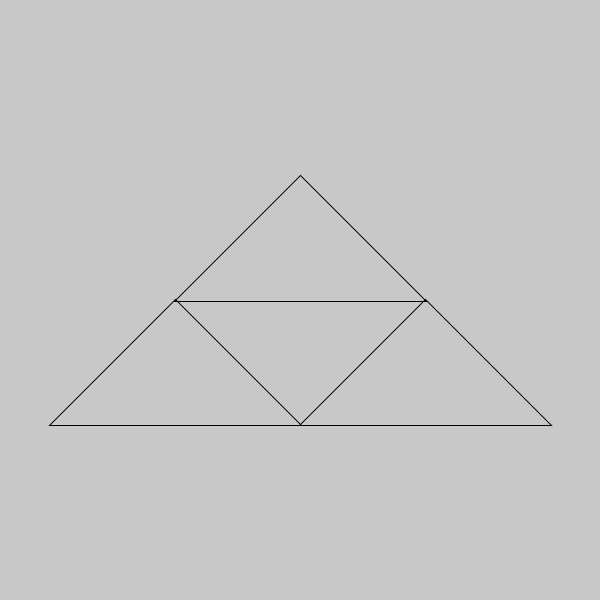
Frame 1 (no input)
Frame 60 (the mouse pressed at the canvas centre just before this capture): identical to frame 1, image omitted
Frame 120 (the mouse held since frame 60 and released just before this capture): identical to frame 1, image omitted

The Processing sketch that drew this single still picture (run headless with seeded random() and noise(); from frame 60 on, the mouse is pressed at the canvas centre):

// Processing sketch: SierpinskiTriangle
// ── SierpinskiTriangle.pde
Triangle main;

int w = 500;
int h = 250;

float zoom = 1;

void setup() {
  size(600, 600);
  //fullScreen();
  translate(width / 2, height / 2);

  main = new Triangle(0, 0, w, h, 1);
}

void draw() {
  translate(width / 2, height / 2);
  background(200);

  main.show(); 
  //triangle(-50-zoom, 0+zoom, 50+zoom, 0+zoom, 0, -50-zoom);
}

// ── Triangle.pde
class Triangle {

  int x;
  int y;
  int w;
  int h;

  boolean splitted;

  Triangle[] childs = new Triangle[3];

  Triangle(int x, int y, int w, int h, int splits) {
    this.x = x;
    this.y = y;
    this.w = w;
    this.h = h;
    
    if (splits > 0) {
      split(splits);
      
    }
  }

  void split(int splits) {
    childs[0] = new Triangle(x - w / 4, y + h / 4, w / 2, h / 2, splits - 1);
    childs[1] = new Triangle(x + w / 4, y + h / 4, w / 2, h / 2, splits - 1);
    childs[2] = new Triangle(x, y - h / 4, w / 2, h / 2, splits - 1);
    
    splitted = true;
  }

  void show() {
    if (!splitted) {
      noFill();
      stroke(0);
      strokeWeight(1);
      triangle((x - w / 2) - zoom, (y + h / 2) + zoom, (x + w / 2) + zoom, (y + h / 2) + zoom, x, (y - h / 2) - zoom);
    } else {
      childs[0].show();
      childs[1].show();
      childs[2].show();
    }
  }
}
